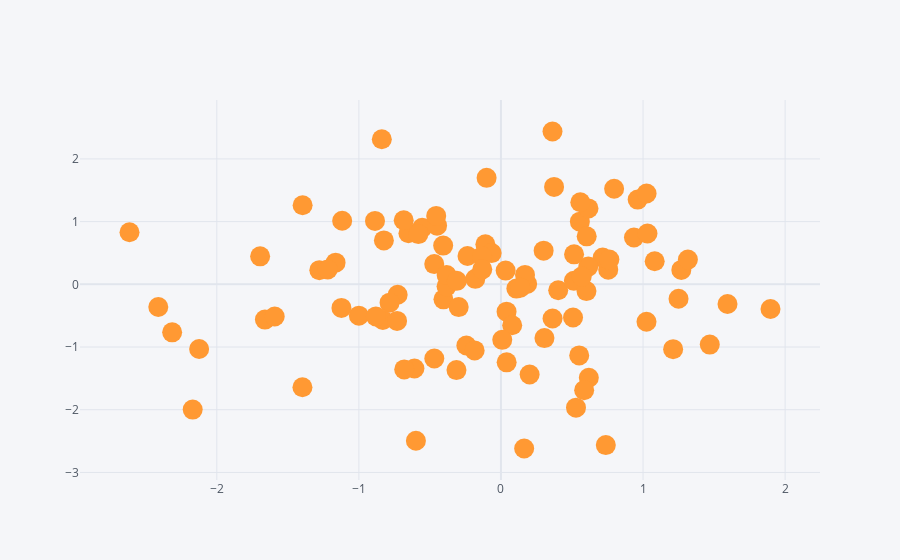

The cell this chart's notebook holds for it:
### Code cell
df.iplot(kind='scatter',x='A',y='B',mode='markers',size=20 )
